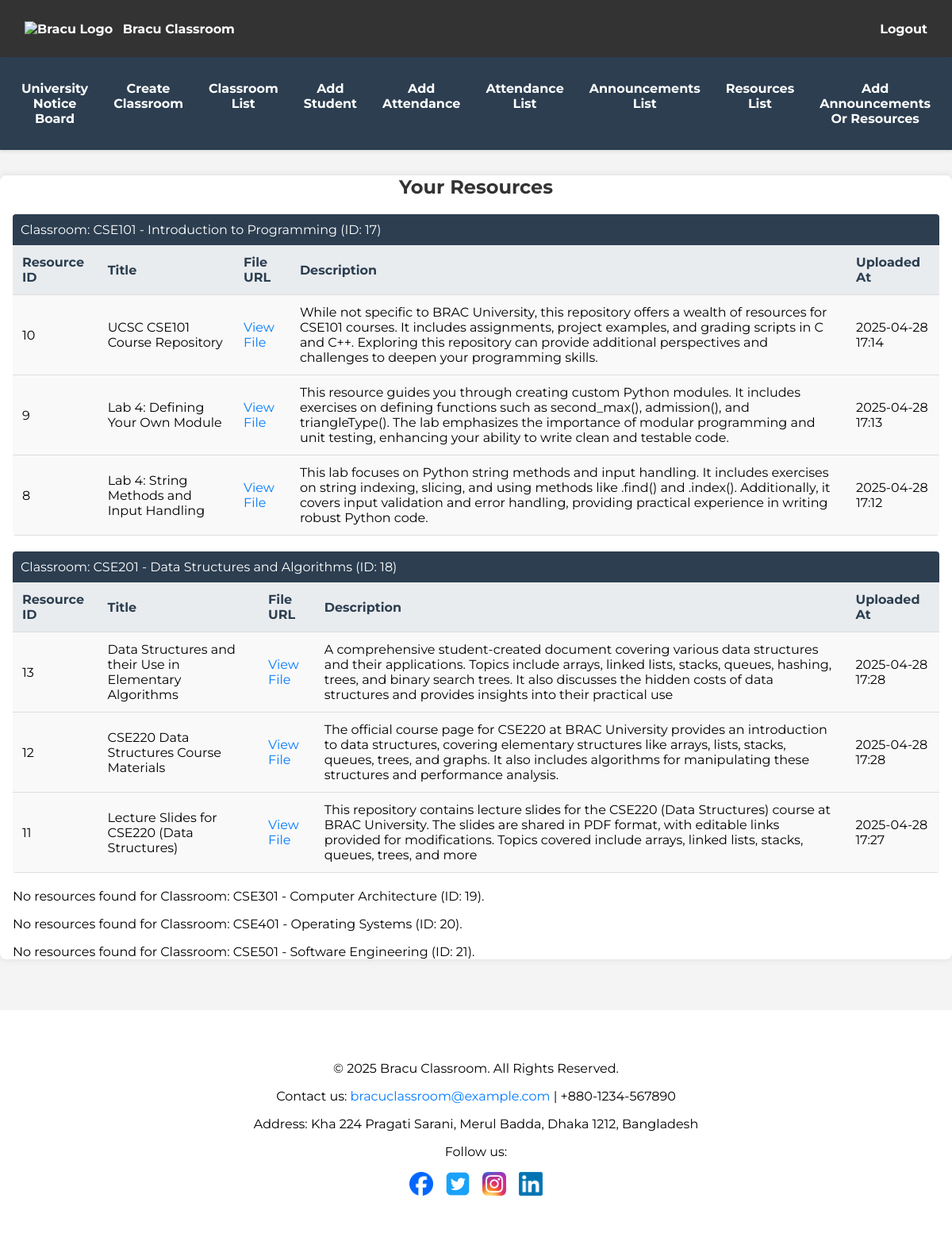
/faculty_dashboard/resources_list/ (signed in), run on the app's committed database.
### app1/models.py (models this page shows, shortened)
class Classrooms(models.Model):
    classroom_id = models.AutoField(primary_key=True)  # Primary Key, Auto-incremented Integer
    faculty_id = models.ForeignKey(All_Users, on_delete=models.CASCADE, related_name='created_classrooms')  # Faculty who created the classroom
    name = models.CharField(max_length=255)
    description = models.TextField(blank=True, null=True)  # Optional description
    created_at = models.DateTimeField(auto_now_add=True)  # Timestamp for classroom creation

class Resources(models.Model):
    resource_id = models.AutoField(primary_key=True)  # Primary Key, Auto-incremented Integer
    classroom_id = models.ForeignKey(Classrooms, on_delete=models.CASCADE)
    faculty_id = models.ForeignKey(All_Users, on_delete=models.CASCADE)
    title = models.CharField(max_length=255)
    file_url = models.CharField(max_length=1024)
    description = models.TextField(blank=True, null=True)  # Optional resource description
    uploaded_at = models.DateTimeField(auto_now_add=True)  # Timestamp for when the resource was uploaded

### app1/views.py (the view)
# urls.py: path('faculty_dashboard/resources_list/', views.resources_list, name='resources_list'),
@login_required
def resources_list(request):
    if request.user.role != 'faculty':
        messages.error(request, 'Only faculty can view resources.')
        return redirect('faculty_dashboard')
    classrooms = Classrooms.objects.filter(faculty_id=request.user).order_by('name')
    classroom_resources = {}
    for classroom in classrooms:
        resources = Resources.objects.filter(
            classroom_id=classroom,
            faculty_id=request.user
        ).order_by('-uploaded_at')
        classroom_resources[classroom] = resources
    return render(request, 'faculty/resources_list.html', {
        'classroom_resources': classroom_resources
    })

### app1/templates/faculty/resources_list.html (shortened to what this page needs)
{% extends 'base_faculty.html' %}
{% block content %}
<div class="">
    <h2 class="mb-4">Your Resources</h2>
    {% if classroom_resources %}
        {% for classroom, resources in classroom_resources.items %}
            {% if resources %}
                    <table class="request-table">
                    <caption>Classroom: {{ classroom.name }} (ID: {{ classroom.classroom_id }})</caption>
                    <thead>
                        <tr>
                            <th>Resource ID</th>
                            <th>Title</th>
                            <th>File URL</th>
                            <th>Description</th>
                            <th>Uploaded At</th>
                        </tr>
                    </thead>
                    <tbody>
                        {% for resource in resources %}
                            <tr>
                                <td>{{ resource.resource_id }}</td>
                                <td>{{ resource.title }}</td>
                                <td><a href="{{ resource.file_url }}" target="_blank" class="text-primary">View File</a></td>
                                <td>{{ resource.description|default:"No description" }}</td>
                                <td>{{ resource.uploaded_at|date:"Y-m-d H:i" }}</td>
                            </tr>
                        {% endfor %}
                    </tbody>
                </table>
            {% else %}
                <p class="alert alert-info">No resources found for Classroom: {{ classroom.name }} (ID: {{ classroom.classroom_id }}).</p>
            {% endif %}
        {% endfor %}
    {% else %}
        <p class="alert alert-info">You have not created any classrooms or resources yet.</p>
    {% endif %}
</div>
{% endblock %}

### static/css/styles.css (style rules this page uses)
body { font-family: 'Montserrat', sans-serif; margin: 0; padding: 0; background-color: #f4f4f4; }
h1, h2, h3 { text-align: center; color: #333; }
table, .request-table, .attendance-table, .announcement-table { width: 100%; border-collapse: collapse; margin: 20px 0; background-color: #f9f9f9; border-radius: 4px; overflow: hidden; }
table th, table td, .request-table th, .request-table td, .attendance-table th, .attendance-table td, .announcement-table th, .announcement-table td { padding: 12px; text-align: left; border-bottom: 1px solid #ddd; }
table th, .attendance-table th, .announcement-table th { background-color: #007bff; color: white; }
.request-table th { background-color: #e9ecef; color: #2c3e50; }
.request-table caption { background-color: #2c3e50; color: white; padding: 10px; font-size: 16px; text-align: left; }
a { color: #007bff; text-decoration: none; }

### data on the page
Classrooms: name "CSE101 - Introduction to Programming", classroom_id "17"
Resources: resource_id "10", title "UCSC CSE101 Course Repository", description "While not specific to BRAC University, this repository offers a wealth of resources for CSE101 courses. It includes assignments, project examples, and grading scripts in C and C++. Exploring this repository can provide additional perspectives and challenges to deepen your programming skills.", uploaded_at "2025-04-28 17:14"
Resources: resource_id "9", title "Lab 4: Defining Your Own Module", description "This resource guides you through creating custom Python modules. It includes exercises on defining functions such as second_max(), admission(), and triangleType(). The lab emphasizes the importance of modular programming and unit testing, enhancing your ability to write clean and testable code.", uploaded_at "2025-04-28 17:13"
Resources: resource_id "8", title "Lab 4: String Methods and Input Handling", description "This lab focuses on Python string methods and input handling. It includes exercises on string indexing, slicing, and using methods like .find() and .index(). Additionally, it covers input validation and error handling, providing practical experience in writing robust Python code.", uploaded_at "2025-04-28 17:12"
Classrooms: name "CSE201 - Data Structures and Algorithms", classroom_id "18"
Resources: resource_id "13", title "Data Structures and their Use in Elementary Algorithms", description "A comprehensive student-created document covering various data structures and their applications. Topics include arrays, linked lists, stacks, queues, hashing, trees, and binary search trees. It also discusses the hidden costs of data structures and provides insights into their practical use", uploaded_at "2025-04-28 17:28"
Resources: resource_id "12", title "CSE220 Data Structures Course Materials", description "The official course page for CSE220 at BRAC University provides an introduction to data structures, covering elementary structures like arrays, lists, stacks, queues, trees, and graphs. It also includes algorithms for manipulating these structures and performance analysis.", uploaded_at "2025-04-28 17:28"
Resources: resource_id "11", title "Lecture Slides for CSE220 (Data Structures)", description "This repository contains lecture slides for the CSE220 (Data Structures) course at BRAC University. The slides are shared in PDF format, with editable links provided for modifications. Topics covered include arrays, linked lists, stacks, queues, trees, and more", uploaded_at "2025-04-28 17:27"
Classrooms: name "CSE301 - Computer Architecture", classroom_id "19"
Classrooms: name "CSE401 - Operating Systems", classroom_id "20"
Classrooms: name "CSE501 - Software Engineering", classroom_id "21"
